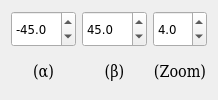
             <widget class="QFrame" name="frameWin6">
              <property name="frameShape">
               <enum>QFrame::NoFrame</enum>
              </property>
              <property name="frameShadow">
               <enum>QFrame::Raised</enum>
              </property>
              <layout class="QHBoxLayout" name="horizontalLayout_16">
               <item>
                <layout class="QVBoxLayout" name="verticalLayout_41">
                 <item>
                  <widget class="QDoubleSpinBox" name="alpha6view_window6">
                   <property name="sizePolicy">
                    <sizepolicy hsizetype="Fixed" vsizetype="Preferred">
                     <horstretch>0</horstretch>
                     <verstretch>0</verstretch>
                    </sizepolicy>
                   </property>
                   <property name="minimumSize">
                    <size>
                     <width>20</width>
                     <height>0</height>
                    </size>
                   </property>
                   <property name="maximumSize">
                    <size>
                     <width>167777</width>
                     <height>16777215</height>
                    </size>
                   </property>
                   <property name="font">
                    <font>
                     <family>DejaVu Sans Condensed</family>
                     <pointsize>10</pointsize>
                    </font>
                   </property>
                   <property name="decimals">
                    <number>1</number>
                   </property>
                   <property name="minimum">
                    <double>-360.000000000000000</double>
                   </property>
                   <property name="maximum">
                    <double>360.000000000000000</double>
                   </property>
                   <property name="singleStep">
                    <double>0.100000000000000</double>
                   </property>
                   <property name="value">
                    <double>-45.000000000000000</double>
                   </property>
                  </widget>
                 </item>
                 <item>
                  <widget class="QLabel" name="label_62">
                   <property name="font">
                    <font>
                     <family>DejaVu Serif Condensed</family>
                     <pointsize>12</pointsize>
                    </font>
                   </property>
                   <property name="text">
                    <string>(α)</string>
                   </property>
                   <property name="alignment">
                    <set>Qt::AlignCenter</set>
                   </property>
                  </widget>
                 </item>
                </layout>
               </item>
               <item>
                <layout class="QVBoxLayout" name="verticalLayout_42">
                 <item>
                  <widget class="QDoubleSpinBox" name="beta6view_window6">
                   <property name="sizePolicy">
                    <sizepolicy hsizetype="Fixed" vsizetype="Preferred">
                     <horstretch>0</horstretch>
                     <verstretch>0</verstretch>
                    </sizepolicy>
                   </property>
                   <property name="minimumSize">
                    <size>
                     <width>20</width>
                     <height>0</height>
                    </size>
                   </property>
                   <property name="maximumSize">
                    <size>
                     <width>167777</width>
                     <height>16777215</height>
                    </size>
                   </property>
                   <property name="font">
                    <font>
                     <family>DejaVu Sans Condensed</family>
                     <pointsize>10</pointsize>
                    </font>
                   </property>
                   <property name="decimals">
                    <number>1</number>
                   </property>
                   <property name="minimum">
                    <double>-360.000000000000000</double>
                   </property>
                   <property name="maximum">
                    <double>360.000000000000000</double>
                   </property>
                   <property name="singleStep">
                    <double>0.100000000000000</double>
                   </property>
                   <property name="value">
                    <double>45.000000000000000</double>
                   </property>
                  </widget>
                 </item>
                 <item>
                  <widget class="QLabel" name="label_63">
                   <property name="font">
                    <font>
                     <family>DejaVu Serif Condensed</family>
                     <pointsize>12</pointsize>
                    </font>
                   </property>
                   <property name="text">
                    <string>(β)</string>
                   </property>
                   <property name="alignment">
                    <set>Qt::AlignCenter</set>
                   </property>
                  </widget>
                 </item>
                </layout>
               </item>
               <item>
                <layout class="QVBoxLayout" name="verticalLayout_43">
                 <item>
                  <widget class="QDoubleSpinBox" name="zoom6view_window6">
                   <property name="sizePolicy">
                    <sizepolicy hsizetype="Fixed" vsizetype="Preferred">
                     <horstretch>0</horstretch>
                     <verstretch>0</verstretch>
                    </sizepolicy>
                   </property>
                   <property name="minimumSize">
                    <size>
                     <width>20</width>
                     <height>0</height>
                    </size>
                   </property>
                   <property name="maximumSize">
                    <size>
                     <width>167777</width>
                     <height>16777215</height>
                    </size>
                   </property>
                   <property name="font">
                    <font>
                     <family>DejaVu Sans Condensed</family>
                     <pointsize>10</pointsize>
                    </font>
                   </property>
                   <property name="decimals">
                    <number>1</number>
                   </property>
                   <property name="minimum">
                    <double>2.000000000000000</double>
                   </property>
                   <property name="maximum">
                    <double>14.000000000000000</double>
                   </property>
                   <property name="singleStep">
                    <double>0.100000000000000</double>
                   </property>
                   <property name="value">
                    <double>4.000000000000000</double>
                   </property>
                  </widget>
                 </item>
                 <item>
                  <widget class="QLabel" name="label_64">
                   <property name="font">
                    <font>
                     <family>DejaVu Serif Condensed</family>
                     <pointsize>12</pointsize>
                    </font>
                   </property>
                   <property name="text">
                    <string>(Zoom)</string>
                   </property>
                   <property name="alignment">
                    <set>Qt::AlignCenter</set>
                   </property>
                  </widget>
                 </item>
                </layout>
               </item>
              </layout>
             </widget>
